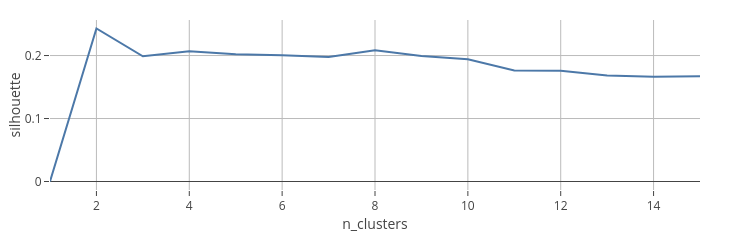

Here is the notebook cell this chart was saved with:
### Code cell
px.line(kmeans_df.T, x='n_clusters', y='silhouette', width=750, height=200)

### Figure 1 — Plotly figure (JSON) as saved in the notebook; plotly's stock layout.template omitted (floating-point values rounded to 4 significant figures)
{"data": [{"hovertemplate": "n_clusters=%{x}<br>silhouette=%{y}<extra></extra>", "legendgroup": "", "line": {"color": "#4C78A8", "dash": "solid"}, "marker": {"symbol": "circle"}, "mode": "lines", "name": "", "orientation": "v", "showlegend": false, "type": "scatter", "x": [1.0, 2.0, 3.0, 4.0, 5.0, 6.0, 7.0, 8.0, 9.0, 10.0, 11.0, 12.0, 13.0, 14.0, 15.0], "xaxis": "x", "y": [0.0, 0.2429, 0.1987, 0.2069, 0.2022, 0.2006, 0.1976, 0.2084, 0.1992, 0.1942, 0.1762, 0.176, 0.1682, 0.1662, 0.1673], "yaxis": "y"}], "layout": {"height": 200, "legend": {"tracegroupgap": 0}, "width": 750, "xaxis": {"anchor": "y", "domain": [0, 1], "title": {"text": "n_clusters"}}, "yaxis": {"anchor": "x", "domain": [0, 1], "title": {"text": "silhouette"}}}}
